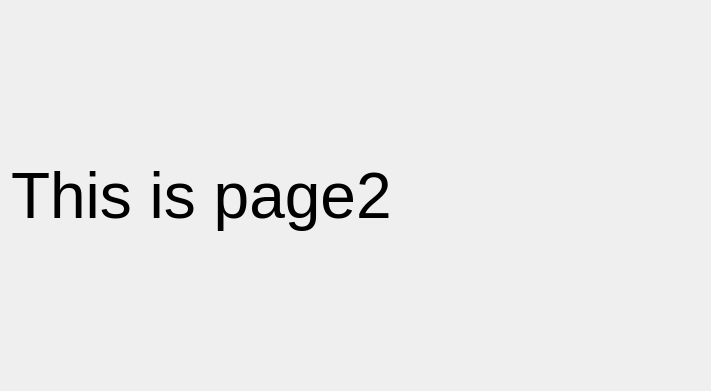
<?xml version="1.0" encoding="UTF-8"?>
<ui version="4.0">
 <class>Form</class>
 <widget class="QWidget" name="Form">
  <property name="geometry">
   <rect>
    <x>0</x>
    <y>0</y>
    <width>711</width>
    <height>391</height>
   </rect>
  </property>
  <property name="font">
   <font>
    <pointsize>48</pointsize>
   </font>
  </property>
  <property name="windowTitle">
   <string>Form</string>
  </property>
  <layout class="QGridLayout" name="gridLayout">
   <item row="0" column="0">
    <widget class="QLabel" name="label">
     <property name="text">
      <string>This is page2</string>
     </property>
    </widget>
   </item>
  </layout>
 </widget>
 <resources/>
 <connections/>
</ui>
